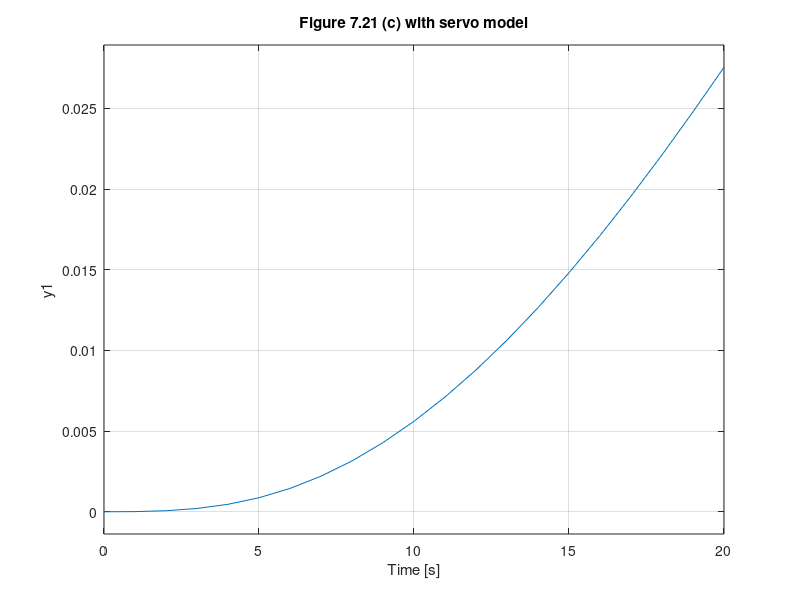

The MATLAB script that drew this image:
% Boeing 747 Longitudinal example from Etkin

close all

taup=3.0;

theta0 = 0.0;
u0     = 774.0;

Ahat = [ -0.00686854   0.01394951    0.0         -32.2    9.66
         -0.09052721  -0.31506319  773.97653828    0.0    0.0
          0.00011865  -0.00102552   -0.42843608    0.0    0.0
          0.0          0.0           1.0           0.0    0.0
	  0.0          0.0           0.0           0.0   -1/taup ];

Bhat = [   0.0
           0.0
           0.0
           0.0
           1/taup ];

ev=eig(Ahat);

for i=1:length(ev)
  if imag(ev(i))~=0,
    T(i)=2*pi/imag(ev(i));
    nhalf(i)=(log(2)/(2*pi))*abs(imag(ev(i)))/abs(real(ev(i)));
    thalf(i)=log(2)/abs(real(ev(i)));
  end
end

% State vector is x = (delta_u  w  q  delta_theta delta_p)
% Output vector y = [ delta_u  alfa  gamma q ]

Chat =[1   0     0  0  0
       0  1/u0   0  0  0
       0 -1/u0   0  1  0
       0   0     1  0  0];
Dhat =zeros(5,1);

T=0:1:20;
sys=ss(Ahat,Bhat,(1/6)*Chat(1,:),Dhat(1,1)) ; 
step(sys,T) ; 
title('Figure 7.21 (a) with servo model')
temp=input('<cr> for next');

sys=ss(Ahat,Bhat,(1/6)*Chat(2,:),Dhat(2,1)) ; 
step(sys,T) ; 
title('Figure 7.21 (b) with servo model')
temp=input('<cr> for next');

sys=ss(Ahat,Bhat,(1/6)*Chat(3,:),Dhat(3,1)) ; 
step(sys,T) ; 
title('Figure 7.21 (c) with servo model')
